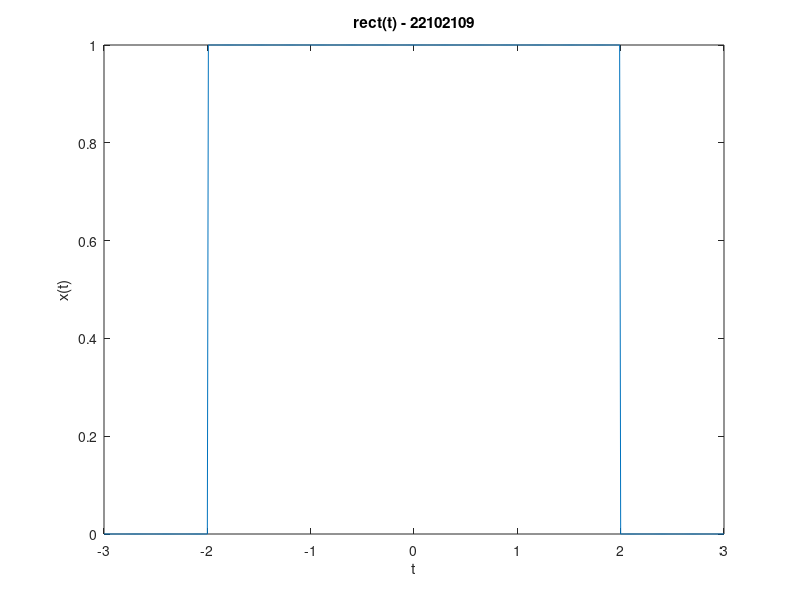

Write MATLAB code to recreate this figure.
clear all;
clc;
t = -3:0.01:3;
for i = 1:length(t)
    if(abs(t(i)) >= 2)
        x(i) = 0
    else
        x(i) = 1
    end
end
plot(t,x)
xlabel('t')
ylabel('x(t)')
title('rect(t) - 22102109')
